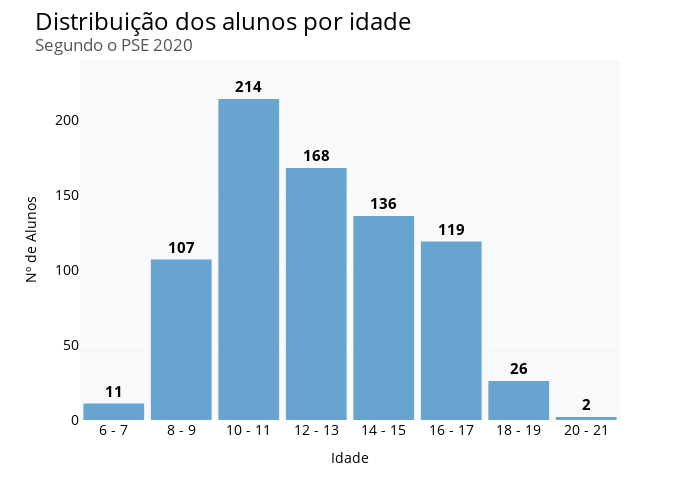

Notebook cell for this chart:
### Markdown cell above
##### Passos Mágicos - Distribuição dos alunos pela idade

### Code cell
aluno_idade = pd.DataFrame({
    "Idade": [7, 8, 9, 10, 11, 12, 13, 14, 15, 16, 17, 18, 19, 20, 21],
    "Nº de Alunos": [11, 45, 62, 107, 107, 84, 84, 84, 52, 62, 57, 20, 6, 1, 1]
})

fig = px.histogram(aluno_idade, x="Idade", y="Nº de Alunos", text_auto=True, color_discrete_sequence=["#68a4d0"], nbins= 8)

# Ajustando o layout do gráfico
fig.update_layout(width=700, height=500, font_family = 'Open Sans', font_color= "black", 
                  title_font_color= "black", title_font_size=24, title_text='Distribuição dos alunos por idade' + 
                  '<br><sup size=1 style="color:#555655">Segundo o PSE 2020</sup>', 
                  xaxis_title='Idade', yaxis_title='Nº de Alunos',
                  xaxis_tickfont_size=14, yaxis_tickfont_size=14, yaxis_range = [0,240], 
                  plot_bgcolor= "#f8f9fa", showlegend=False, bargap=0.1)

fig.update_xaxes(tickmode='array', tickvals=np.arange(6.5,22.5,2), ticktext = ["6 - 7", "8 - 9", "10 - 11", "12 - 13", 
                                                                               "14 - 15", "16 - 17", "18 - 19", "20 - 21"])
fig.update_traces(textfont_size=15, textposition="outside", texttemplate='<b>%{y}</b>', cliponaxis=False)

fig.show()

### Figure 1 — Plotly figure (JSON) as saved in the notebook; plotly's stock layout.template omitted (floating-point values rounded to 4 significant figures)
{"data": [{"alignmentgroup": "True", "bingroup": "x", "cliponaxis": false, "histfunc": "sum", "hovertemplate": "Idade=%{x}<br>sum of Nº de Alunos=%{y}<extra></extra>", "legendgroup": "", "marker": {"color": "#68a4d0", "pattern": {"shape": ""}}, "name": "", "nbinsx": 8, "offsetgroup": "", "orientation": "v", "showlegend": false, "textfont": {"size": 15}, "textposition": "outside", "texttemplate": "<b>%{y}</b>", "type": "histogram", "x": [7, 8, 9, 10, 11, 12, 13, 14, 15, 16, 17, 18, 19, 20, 21], "xaxis": "x", "y": [11, 45, 62, 107, 107, 84, 84, 84, 52, 62, 57, 20, 6, 1, 1], "yaxis": "y"}], "layout": {"bargap": 0.1, "barmode": "relative", "font": {"color": "black", "family": "Open Sans"}, "height": 500, "legend": {"tracegroupgap": 0}, "margin": {"t": 60}, "plot_bgcolor": "#f8f9fa", "showlegend": false, "title": {"font": {"color": "black", "size": 24}, "text": "Distribuição dos alunos por idade<br><sup size=1 style=\"color:#555655\">Segundo o PSE 2020</sup>"}, "width": 700, "xaxis": {"anchor": "y", "domain": [0, 1], "tickfont": {"size": 14}, "tickmode": "array", "ticktext": ["6 - 7", "8 - 9", "10 - 11", "12 - 13", "14 - 15", "16 - 17", "18 - 19", "20 - 21"], "tickvals": [6.5, 8.5, 10.5, 12.5, 14.5, 16.5, 18.5, 20.5], "title": {"text": "Idade"}}, "yaxis": {"anchor": "x", "domain": [0, 1], "range": [0, 240], "tickfont": {"size": 14}, "title": {"text": "Nº de Alunos"}}}}
